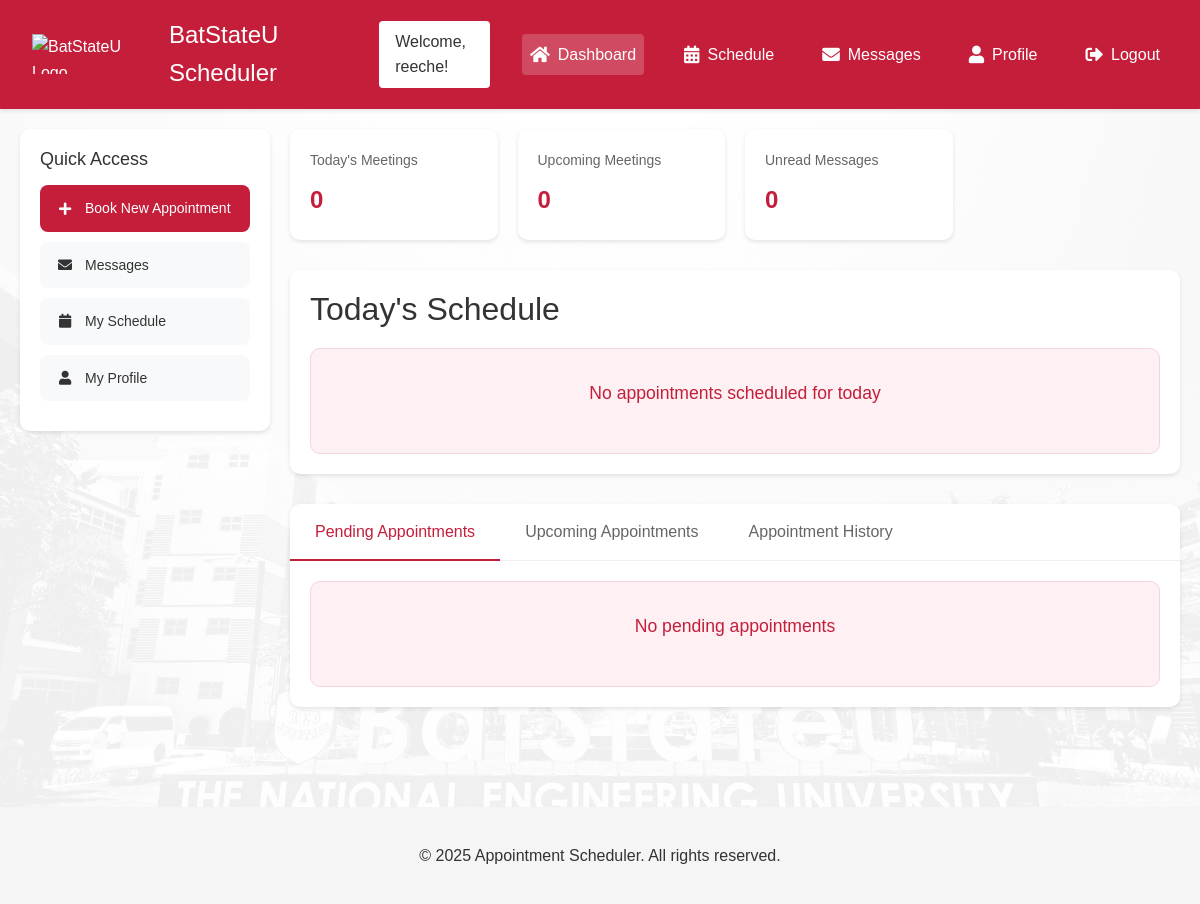
Page /dashboard/ (signed in) on the earlier database version.
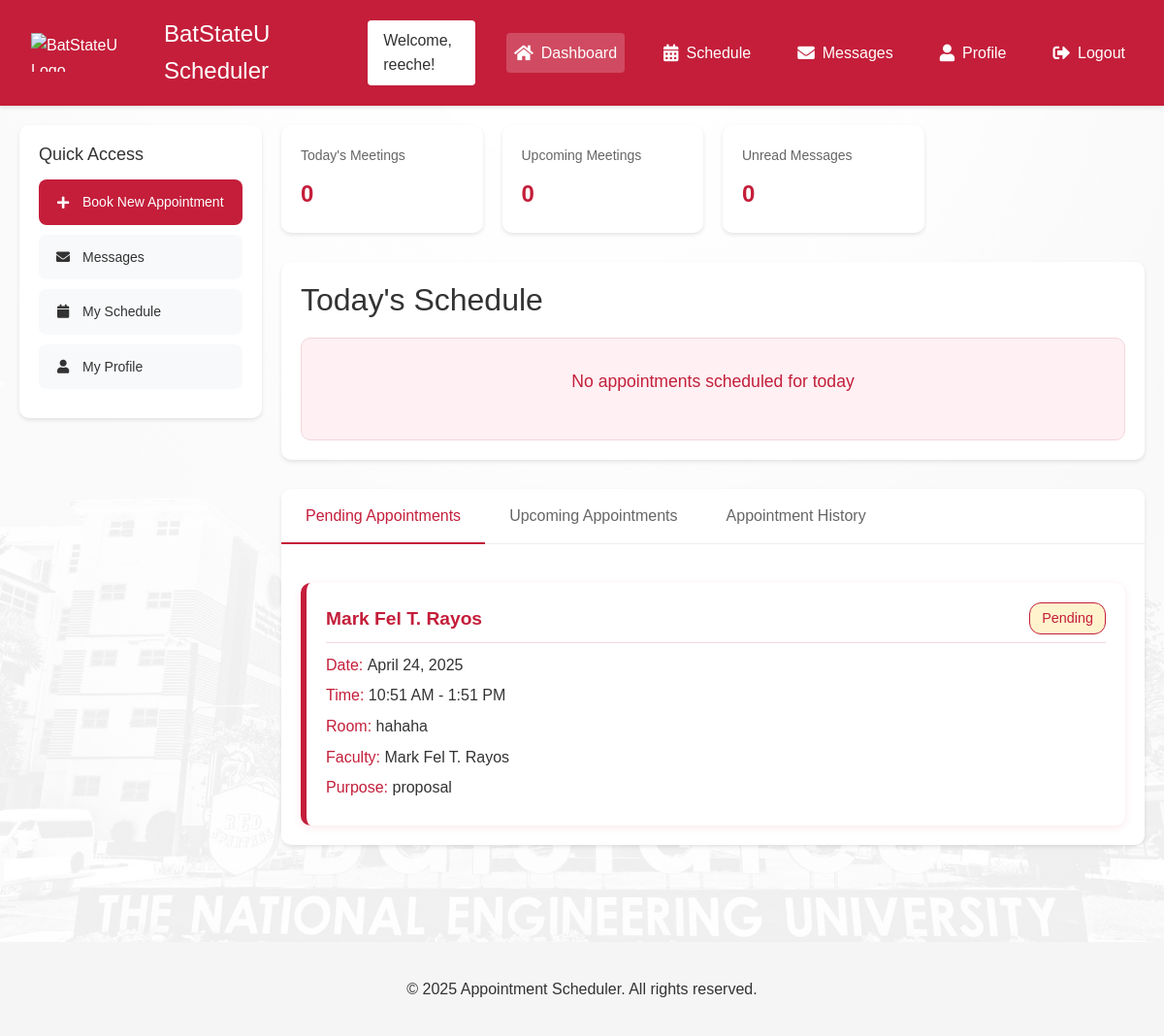
Same page on the later database version.
### AppointmentWebsite/models.py (models this page shows, shortened)
class Appointment(models.Model):
    STATUS_CHOICES = [
        ('Pending', 'Pending'),
        ('Approved', 'Approved'),
        ('Rejected', 'Rejected')
    ]
    REASON_CHOICES = [
        ('consultation', 'Consultation'),
        ('thesis', 'Thesis Defense'),
        ('proposal', 'Proposal Defense'),
        ('other', 'Other')
    ]
    student = models.ForeignKey(User, on_delete=models.CASCADE, related_name='appointments')
    time_slot = models.OneToOneField(TimeSlot, on_delete=models.CASCADE)
    status = models.CharField(max_length=20, choices=STATUS_CHOICES, default='Pending')
    reason = models.CharField(max_length=20, choices=REASON_CHOICES, null=True, blank=True)
    created_at = models.DateTimeField(default=timezone.now)
    student_file = models.ForeignKey(StudentFile, on_delete=models.SET_NULL, null=True, blank=True)

class TimeSlot(models.Model):
    ROOM_CHOICES = [
        ('CICS201', 'CICS 201'),
        ('CICS202', 'CICS 202'),
        ('CPE_FACULTY', 'CpE FACULTY'),
        ('COMP_LAB_CICS', 'COMPUTER ENGINEERING LAB (CICS)'),
        ('COMP_LAB_EINSTEIN', 'COMPUTER LAB (EINSTEIN BUILDING)'),
        ('ICT_FACULTY', 'ICT FACULTY (GYM)')
    ]
    date = models.DateField()
    start_time = models.TimeField()
    end_time = models.TimeField()
    room = models.CharField(max_length=50, choices=ROOM_CHOICES, default='CICS201')
    is_available = models.BooleanField(default=True)
    faculty = models.ForeignKey(User, on_delete=models.CASCADE, related_name='time_slots')
    created_at = models.DateTimeField(default=timezone.now)
    class Meta:
        ordering = ['date', 'start_time']

### Appointment_Scheduler/views.py (the view)
# urls.py: path('dashboard/', views.dashboard, name='dashboard'),  # Correctly linked to the dashboard view
@login_required
def dashboard(request):
    try:
        user_profile = request.user.userprofile
        if user_profile.user_type == 'faculty':
            return redirect('faculty_dashboard')
    except UserProfile.DoesNotExist:
        return redirect('edit_profile')
    upcoming_appointments = Appointment.objects.filter(
        student=request.user,
        time_slot__date__gte=timezone.now().date(),
        status='Approved'
    ).select_related('time_slot', 'time_slot__faculty').order_by('time_slot__date', 'time_slot__start_time')[:5]
    pending_appointments = Appointment.objects.filter(
        student=request.user,
        status='Pending'
    ).select_related('time_slot', 'time_slot__faculty').order_by('time_slot__date', 'time_slot__start_time')
    appointment_history = Appointment.objects.filter(
        student=request.user,
        time_slot__date__lt=timezone.now().date()
    ).select_related('time_slot', 'time_slot__faculty').order_by('-time_slot__date', '-time_slot__start_time')
    available_faculty = UserProfile.objects.filter(
        user_type='faculty'
    ).select_related('user')
    recent_messages = Message.objects.filter(
        student=request.user
    ).order_by('-created_at')[:5]
    context = {
        'upcoming_appointments': upcoming_appointments,
        'pending_appointments': pending_appointments,
        'appointment_history': appointment_history,
        'available_faculty': available_faculty,
        'recent_messages': recent_messages,
    }
    return render(request, 'dashboard.html', context)

### templates/dashboard.html (shortened to what the changed rows need)
{% extends 'base.html' %}
{% load static %}
{% block content %}
<div class="dashboard-container">
    <div class="main-content">
        <div class="schedule-section">
            <div class="schedule-header">
                <h2>Today's Schedule</h2>
            </div>
        </div>
        <div class="tabs-section">
            <div class="tab-content" id="pendingTab">
                {% if pending_appointments %}
                    <div class="appointments-list">
                        {% for appointment in pending_appointments %}
                            <div class="appointment-card">
                                <div class="appointment-header">
                                    <h3>{{ appointment.time_slot.faculty.get_full_name }}</h3>
                                    <span class="status-badge pending">Pending</span>
                                </div>
                                <div class="appointment-info">
                                    <p>Date: <span>{{ appointment.time_slot.date|date:"F d, Y" }}</span></p>
                                    <p>Time: <span>{{ appointment.time_slot.start_time|time:"g:i A" }} - {{ appointment.time_slot.end_time|time:"g:i A" }}</span></p>
                                    <p>Room: <span>{{ appointment.time_slot.room }}</span></p>
                                    <p>Faculty: <span>{{ appointment.time_slot.faculty.get_full_name }}</span></p>
                                    {% if appointment.reason %}
                                        <p>Purpose: <span>{{ appointment.reason }}</span></p>
                                    {% endif %}
                                </div>
                            </div>
                        {% endfor %}
                    </div>
                {% else %}
                    <div class="no-appointments">
                        <p>No pending appointments</p>
                    </div>
                {% endif %}
            </div>
        </div>
    </div>
</div>
{% endblock %}

Differences in the rows shown:
added Appointment: time_slot.faculty.get_full_name "Mark Fel T. Rayos", time_slot "April 24, 2025", time_slot.start_time "10:51 AM", time_slot.end_time "1:51 PM", time_slot.room "hahaha", reason "proposal"
Other differences:
text no longer shown: "No pending appointments"
